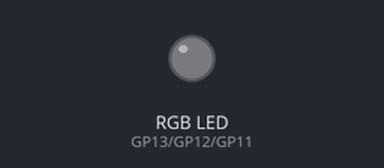
Bench run of a program on a simulated Raspberry Pi Pico running MicroPython. Parts: an RGB LED mixed from three pins (HIGH = lit).

Above: at 0.05 s.
At 1.2 s:
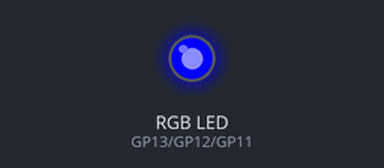
At 2.4 s:
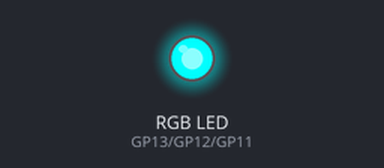
At 4.75 s:
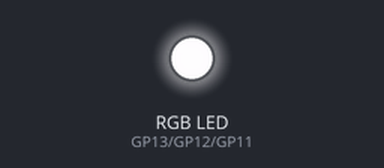
At 7.1 s:
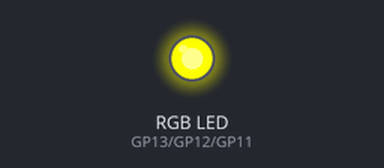
At 9.2 s:
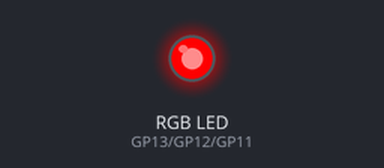
Timing chart, 0 to 12.3 s (numbered marks = the images above):
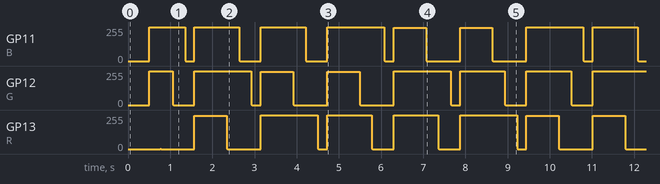

Measured:
- by itself, GP11 (B): repeats every 9.4 s: 1/255 0.02 s, 0/255 0.20 s, 253/255 1.1 s, 1/255 0.02 s, 0/255 0.49 s, 253/255 1.1 s, 1/255 0.02 s, 0/255 0.49 s, 253/255 1.4 s, 1/255 0.02 s, 0/255 0.20 s, 251/255 0.77 s, 1/255 0.02 s, 0/255 0.78 s, 251/255 0.77 s, 1/255 0.02 s, 0/255 0.78 s, 253/255 1.4 s
- by itself, GP12 (G): repeats every 9.4 s: 1/255 0.02 s, 0/255 0.49 s, 253/255 1.4 s, 1/255 0.02 s, 0/255 0.20 s, 251/255 0.77 s, 1/255 0.02 s, 0/255 0.78 s, 251/255 0.77 s, 1/255 0.02 s, 0/255 0.78 s, 253/255 1.4 s, 1/255 0.02 s, 0/255 0.20 s, 253/255 1.1 s, 1/255 0.02 s, 0/255 0.49 s, 253/255 1.1 s

The program:

AutoRGB_Phase0Fade.py
```python
import time
from machine import Pin, PWM

# Register pins
R = PWM(Pin(13))
G = PWM(Pin(12))
B = PWM(Pin(11))
R.freq(60)
G.freq(60)
B.freq(60)

# Subphase color combination data tied directly to LED pins: 012, 021, 120, 102, 201, 210
pincfg = [[R,G,B], [R,B,G], [G,B,R], [G,R,B], [B,R,G], [B,G,R]]

# Temporary variables
cfgindex = 0
resetsp = True
pinproxy = dict([(0, pincfg[0][0]), (1, pincfg[0][1]), (2, pincfg[0][2])])
duty = dict([(0, 255), (1, 255), (2, 255)])


# The infamous loop
while True:

    # Extra freezzZ on white before changing values
    if resetsp:
        time.sleep(0.5)
        resetsp = False

    # Keyframe detection and execution
    if duty[0] == 0 and duty[1] == 0 and duty[2] == 0:

        # Reset
        resetsp = True
        duty[0] = 255
        duty[1] = 255
        duty[2] = 255

        # Update index
        cfgindex += 1
        if cfgindex > 5:
            cfgindex = 0

        # Update target pins
        for i in range(3):
            pinproxy[i] = pincfg[cfgindex][i]

        # Extra freezzZ on black
        time.sleep(0.2)

    # Frame render
    if duty[0] > 0:
        duty[0] -= 1
    elif duty[1] > 0:
        duty[1] -= 1
    elif duty[2] > 0:
        duty[2] -= 1

    # Frame display
    for i in range(3):
        pinproxy[i].duty_u16(duty[i] * duty[i])

    # Inter-frame sleep
    time.sleep(0.001)
```
